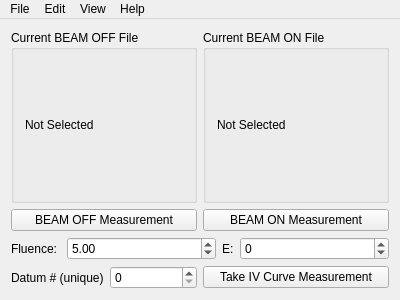
<?xml version="1.0" encoding="UTF-8"?>
<ui version="4.0">
 <class>KeithleyWindow</class>
 <widget class="QMainWindow" name="KeithleyWindow">
  <property name="geometry">
   <rect>
    <x>0</x>
    <y>0</y>
    <width>400</width>
    <height>300</height>
   </rect>
  </property>
  <property name="windowTitle">
   <string>KeithleyWindow</string>
  </property>
  <widget class="QWidget" name="centralWidget">
   <layout class="QGridLayout" name="gridLayout">
    <item row="4" column="0">
     <layout class="QHBoxLayout" name="horizontalLayout">
      <item>
       <widget class="QLabel" name="label">
        <property name="sizePolicy">
         <sizepolicy hsizetype="Minimum" vsizetype="Preferred">
          <horstretch>0</horstretch>
          <verstretch>0</verstretch>
         </sizepolicy>
        </property>
        <property name="text">
         <string>Fluence: </string>
        </property>
       </widget>
      </item>
      <item>
       <widget class="QDoubleSpinBox" name="doubleSpinBox">
        <property name="sizePolicy">
         <sizepolicy hsizetype="Expanding" vsizetype="Fixed">
          <horstretch>0</horstretch>
          <verstretch>0</verstretch>
         </sizepolicy>
        </property>
        <property name="maximum">
         <double>1000.000000000000000</double>
        </property>
        <property name="singleStep">
         <double>0.010000000000000</double>
        </property>
        <property name="value">
         <double>5.000000000000000</double>
        </property>
       </widget>
      </item>
      <item>
       <widget class="QLabel" name="label_2">
        <property name="sizePolicy">
         <sizepolicy hsizetype="Minimum" vsizetype="Preferred">
          <horstretch>0</horstretch>
          <verstretch>0</verstretch>
         </sizepolicy>
        </property>
        <property name="text">
         <string>E:</string>
        </property>
       </widget>
      </item>
      <item>
       <widget class="QSpinBox" name="spinBox_2">
        <property name="sizePolicy">
         <sizepolicy hsizetype="Expanding" vsizetype="Fixed">
          <horstretch>0</horstretch>
          <verstretch>0</verstretch>
         </sizepolicy>
        </property>
        <property name="minimum">
         <number>-40</number>
        </property>
        <property name="maximum">
         <number>40</number>
        </property>
       </widget>
      </item>
     </layout>
    </item>
    <item row="2" column="0">
     <layout class="QHBoxLayout" name="horizontalLayout_4">
      <item>
       <widget class="QGroupBox" name="groupBox_2">
        <property name="title">
         <string>Current BEAM OFF File</string>
        </property>
        <layout class="QHBoxLayout" name="horizontalLayout_3">
         <item>
          <widget class="QLabel" name="lblCurrentBeamOffFile_">
           <property name="text">
            <string>Not Selected</string>
           </property>
          </widget>
         </item>
        </layout>
       </widget>
      </item>
      <item>
       <widget class="QGroupBox" name="groupBox">
        <property name="title">
         <string>Current BEAM ON File</string>
        </property>
        <layout class="QHBoxLayout" name="horizontalLayout_2">
         <item>
          <widget class="QLabel" name="lblCurrentBeamOnFile_">
           <property name="text">
            <string>Not Selected</string>
           </property>
          </widget>
         </item>
        </layout>
       </widget>
      </item>
     </layout>
    </item>
    <item row="3" column="0">
     <layout class="QHBoxLayout" name="horizontalLayout_5">
      <item>
       <widget class="QPushButton" name="pushButton">
        <property name="text">
         <string>BEAM OFF Measurement</string>
        </property>
       </widget>
      </item>
      <item>
       <widget class="QPushButton" name="pushButton_2">
        <property name="text">
         <string>BEAM ON Measurement</string>
        </property>
       </widget>
      </item>
     </layout>
    </item>
    <item row="5" column="0">
     <layout class="QHBoxLayout" name="horizontalLayout_6">
      <item>
       <layout class="QHBoxLayout" name="horizontalLayout_7">
        <item>
         <widget class="QLabel" name="label_3">
          <property name="text">
           <string>Datum # (unique)</string>
          </property>
         </widget>
        </item>
        <item>
         <widget class="QSpinBox" name="spinBox">
          <property name="maximum">
           <number>1000</number>
          </property>
         </widget>
        </item>
       </layout>
      </item>
      <item>
       <widget class="QPushButton" name="pushButton_3">
        <property name="text">
         <string>Take IV Curve Measurement</string>
        </property>
       </widget>
      </item>
     </layout>
    </item>
   </layout>
  </widget>
  <widget class="QMenuBar" name="menuBar">
   <property name="geometry">
    <rect>
     <x>0</x>
     <y>0</y>
     <width>400</width>
     <height>21</height>
    </rect>
   </property>
   <widget class="QMenu" name="menuFile">
    <property name="title">
     <string>File</string>
    </property>
    <addaction name="actionNew"/>
    <addaction name="actionNew_Beam_On"/>
    <addaction name="actionOpen"/>
    <addaction name="actionSave"/>
    <addaction name="separator"/>
    <addaction name="actionQuit"/>
   </widget>
   <widget class="QMenu" name="menuEdit">
    <property name="title">
     <string>Edit</string>
    </property>
    <addaction name="actionCopy"/>
    <addaction name="actionPaste"/>
   </widget>
   <widget class="QMenu" name="menuView">
    <property name="title">
     <string>View</string>
    </property>
    <addaction name="actionZoom_In"/>
    <addaction name="actionZoom_Out"/>
   </widget>
   <widget class="QMenu" name="menuHelp">
    <property name="title">
     <string>Help</string>
    </property>
    <addaction name="actionAbout"/>
   </widget>
   <addaction name="menuFile"/>
   <addaction name="menuEdit"/>
   <addaction name="menuView"/>
   <addaction name="menuHelp"/>
  </widget>
  <action name="actionNew">
   <property name="text">
    <string>New</string>
   </property>
  </action>
  <action name="actionNew_Beam_On">
   <property name="text">
    <string>New Beam On</string>
   </property>
  </action>
  <action name="actionOpen">
   <property name="text">
    <string>Open</string>
   </property>
  </action>
  <action name="actionSave">
   <property name="text">
    <string>Save</string>
   </property>
  </action>
  <action name="actionQuit">
   <property name="text">
    <string>Quit</string>
   </property>
  </action>
  <action name="actionCopy">
   <property name="text">
    <string>Copy</string>
   </property>
  </action>
  <action name="actionPaste">
   <property name="text">
    <string>Paste</string>
   </property>
  </action>
  <action name="actionZoom_In">
   <property name="text">
    <string>Zoom In</string>
   </property>
  </action>
  <action name="actionZoom_Out">
   <property name="text">
    <string>Zoom Out</string>
   </property>
  </action>
  <action name="actionAbout">
   <property name="text">
    <string>About</string>
   </property>
  </action>
 </widget>
 <layoutdefault spacing="6" margin="11"/>
 <resources/>
 <connections>
  <connection>
   <sender>actionNew</sender>
   <signal>triggered()</signal>
   <receiver>KeithleyWindow</receiver>
   <slot>newBeamOffFile()</slot>
   <hints>
    <hint type="sourcelabel">
     <x>-1</x>
     <y>-1</y>
    </hint>
    <hint type="destinationlabel">
     <x>199</x>
     <y>149</y>
    </hint>
   </hints>
  </connection>
  <connection>
   <sender>actionSave</sender>
   <signal>triggered()</signal>
   <receiver>KeithleyWindow</receiver>
   <slot>newBeamOffFile()</slot>
   <hints>
    <hint type="sourcelabel">
     <x>-1</x>
     <y>-1</y>
    </hint>
    <hint type="destinationlabel">
     <x>199</x>
     <y>149</y>
    </hint>
   </hints>
  </connection>
 </connections>
 <slots>
  <slot>newBeamOffFile()</slot>
 </slots>
</ui>
